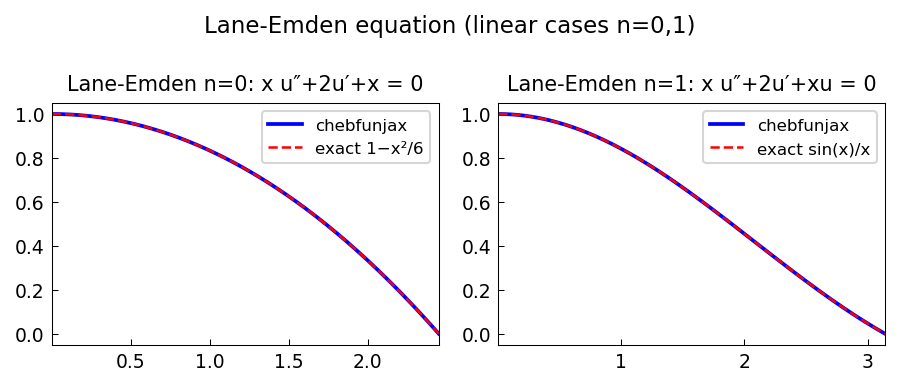

Generate this figure with Python:
"""Lane-Emden equation (linear case n=0 and n=1).

The Lane-Emden equation is  x u'' + 2 u' + x u^n = 0,  u'(0)=0, u(0)=1.
For n=0 (linear): u = 1 - x^2/6 (exact).
For n=1 (linear in u): u = sin(x)/x.

Credit: Chebfun example ode-linear/LaneEmden.m (Alex Townsend, May 2011).
Original MATLAB Chebfun: Copyright 2017 by The University of Oxford and
The Chebfun Developers. See https://www.chebfun.org/ for Chebfun information.
"""
import os; os.environ.setdefault("XLA_PYTHON_CLIENT_PREALLOCATE", "false")

import matplotlib
matplotlib.use("Agg")
import matplotlib.pyplot as plt
import jax.numpy as jnp
import numpy as np
from scipy.integrate import solve_ivp
import sys, os
sys.path.insert(0, os.path.join(os.path.dirname(__file__), '..', '..', 'src'))

import chebfunjax as cj
from chebfunjax.plotting import chebfun_style
chebfun_style()

from chebfunjax.domain import Domain
from chebfunjax.utils.quadrature import chebpts

def run():
    print("=" * 60)
    print("Lane-Emden equation: x u'' + 2 u' + x u^n = 0")
    print("=" * 60)

    # Lane-Emden IVP: u(0)=1, u'(0)=0
    # Rewrite as first-order system: let v = u'
    # u' = v,  v' = -2v/x - u^n
    # Near x=0: v'(0) = -1/3 for n=0 and n=1
    # Initialize at small eps to avoid x=0 singularity
    eps_x = 1e-6

    # ----------------------------------------------------------------
    # n=0: u'' + (2/x) u' + 1 = 0,  exact u = 1 - x^2/6
    R0 = float(np.sqrt(6.0))  # first zero
    exact_n0 = lambda x: 1.0 - np.asarray(x)**2 / 6.0

    print(f"\nCase n=0 (exact: u = 1 - x^2/6), R = sqrt(6) = {R0:.4f}")

    def rhs_n0(x, y):
        u, v = y
        return [v, -2.0 * v / x - 1.0]

    y0_n0 = [1.0 - eps_x**2/6.0, -eps_x/3.0]
    sol_n0 = solve_ivp(rhs_n0, (eps_x, R0), y0_n0, dense_output=True,
                       rtol=1e-12, atol=1e-14)

    x_test0 = np.linspace(eps_x * 10, R0 - 0.01, 300)
    u_computed0 = sol_n0.sol(x_test0)[0]
    err0 = np.max(np.abs(u_computed0 - exact_n0(x_test0)))
    print(f"  Max error vs exact: {err0:.2e}")
    assert err0 < 1e-8

    # Build Chebfun via Chebyshev interpolation
    dom0 = (eps_x * 10, R0 - 0.01)
    n_ch = 64
    x_ref = chebpts(n_ch)
    x_ch0 = 0.5 * (dom0[1] - dom0[0]) * x_ref + 0.5 * (dom0[0] + dom0[1])
    u0_vals = sol_n0.sol(x_ch0)[0]
    u0 = cj.Chebfun.from_values(jnp.array(u0_vals), domain=Domain(list(dom0)))
    print(f"  Chebfun length: {len(u0)}")

    # ----------------------------------------------------------------
    # n=1: u'' + (2/x) u' + u = 0,  exact u = sin(x)/x
    R1 = float(np.pi)
    exact_n1 = lambda x: np.sin(np.asarray(x, dtype=float)) / np.asarray(x, dtype=float)

    print(f"\nCase n=1 (exact: u = sin(x)/x), R = pi = {R1:.4f}")

    def rhs_n1(x, y):
        u, v = y
        return [v, -2.0 * v / x - u]

    y0_n1 = [1.0 - eps_x**2/6.0, -eps_x/3.0]
    sol_n1 = solve_ivp(rhs_n1, (eps_x, R1), y0_n1, dense_output=True,
                       rtol=1e-12, atol=1e-14)

    x_test1 = np.linspace(eps_x * 10, R1 - 0.01, 300)
    u1_computed = sol_n1.sol(x_test1)[0]
    err1 = np.max(np.abs(u1_computed - exact_n1(x_test1)))
    print(f"  Max error vs exact: {err1:.2e}")
    assert err1 < 1e-8

    dom1 = (eps_x * 10, R1 - 0.01)
    x_ch1 = 0.5 * (dom1[1] - dom1[0]) * x_ref + 0.5 * (dom1[0] + dom1[1])
    u1_vals = sol_n1.sol(x_ch1)[0]
    u1 = cj.Chebfun.from_values(jnp.array(u1_vals), domain=Domain(list(dom1)))
    print(f"  Chebfun length: {len(u1)}")

    # --- Plot -------------------------------------------------------
    _here = os.path.dirname(os.path.abspath(__file__))
    fig, axes = plt.subplots(1, 2)

    x_plot0 = jnp.linspace(float(dom0[0]), R0, 300)
    axes[0].plot(x_plot0, u0(x_plot0), 'b', linewidth=1.8, label="chebfunjax")
    axes[0].plot(np.linspace(dom0[0], R0, 300),
                 exact_n0(np.linspace(dom0[0], R0, 300)),
                 'r--', linewidth=1.2, label="exact 1−x²/6")
    axes[0].set_title("Lane-Emden n=0: x u″+2u′+x = 0", fontsize=10)
    axes[0].legend(fontsize=8)

    x_plot1 = jnp.linspace(float(dom1[0]), R1, 300)
    axes[1].plot(x_plot1, u1(x_plot1), 'b', linewidth=1.8, label="chebfunjax")
    axes[1].plot(np.linspace(dom1[0], R1, 300),
                 exact_n1(np.linspace(dom1[0], R1, 300)),
                 'r--', linewidth=1.2, label="exact sin(x)/x")
    axes[1].set_title("Lane-Emden n=1: x u″+2u′+xu = 0", fontsize=10)
    axes[1].legend(fontsize=8)

    fig.suptitle("Lane-Emden equation (linear cases n=0,1)", fontsize=11)
    fig.tight_layout()
    fig.savefig(os.path.join(_here, "lane_emden_linear.png"), dpi=150, bbox_inches="tight")
    plt.close(fig)

    print("\nAll assertions passed.")
    return True

if __name__ == "__main__":
    run()
